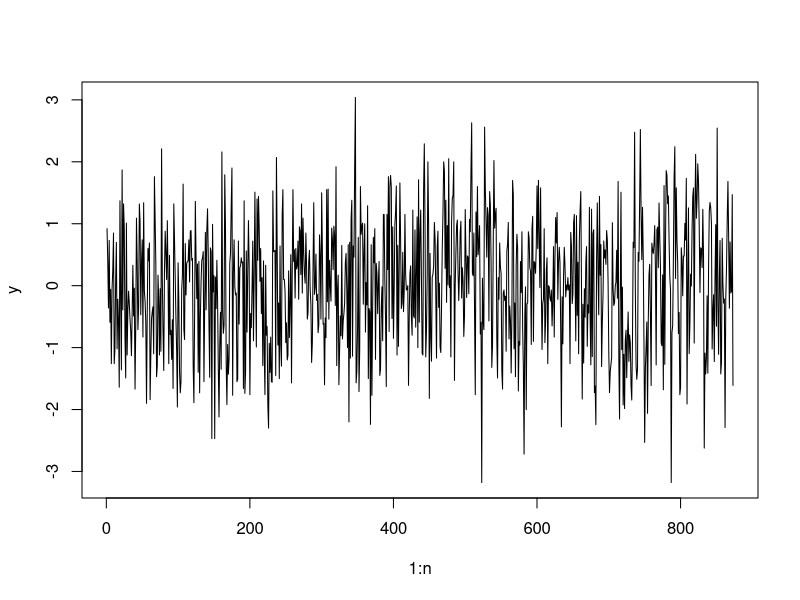
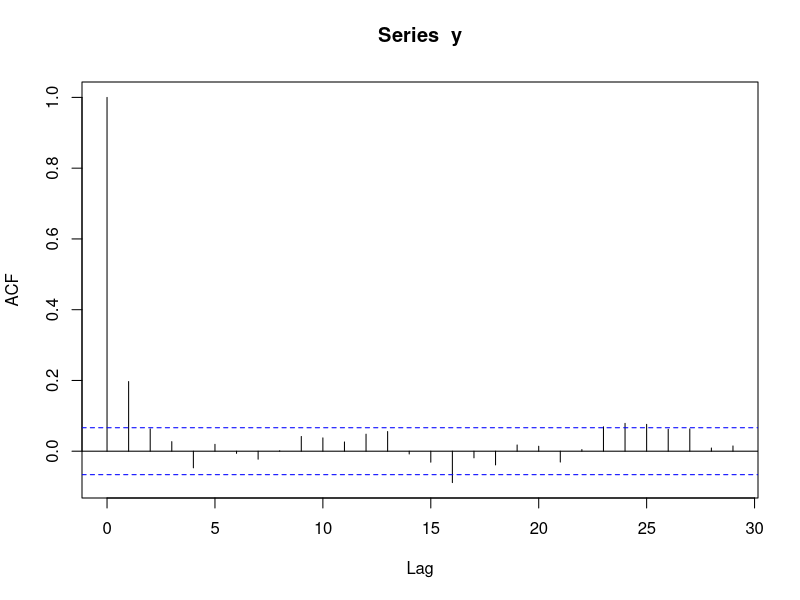

Source code (R) for these figures, in order:
## ---- chunk 1
library(tidyverse)
set.seed(111)
## ---- chunk 2
dat = read.table('nao.txt')
y = dat[,3]
n = length(y)
## ---- chunk 3
plot(1:n, y, type="l")
## ---- chunk 4
acf(y)
## ---- chunk 5
q = 1
#We can fit the MA(1) model directly (without using the custom function arima) as follows: 
Sfunc = function(alpha) #alpha consists of mu and the theta parameters (theta is indexed from 1; theta_0 is always 1)
{
    mu = alpha[1]
    thet = alpha[-1]
    #q = length(thet)
    zvals = c(rep(0, q), rep(9999, n))
    for(t in 1:n)
    {
       zvals[q+t] = y[t] - mu - sum(thet * zvals[(q+t-1):t])
    }
    ans = sum(zvals^2)
    return(ans)
}
alphaest = optim(rep(0, (q+1)), Sfunc)$par #We have chosen 0 as the initialization of both mu and theta
## ---- chunk 6
alphaest
## ---- chunk 7
#Standard Error Calculation
#First compute Hessian
library(numDeriv)
H = hessian(Sfunc, alphaest)
sighat = sqrt(Sfunc(alphaest)/(n-length(alphaest)))
covmat = (sighat^2)*(solve(0.5*H)) # covariance matrix of the multivariate t distribution
stderrs = sqrt(diag(covmat))
stderrs
## ---- chunk 8
mamod = arima(y, order = c(0, 0, 1), method = "CSS")
mamod
## ---- chunk 9
pma = predict(mamod, n.ahead = 24)
pma$pred
## ---- chunk 10
mean(y)
